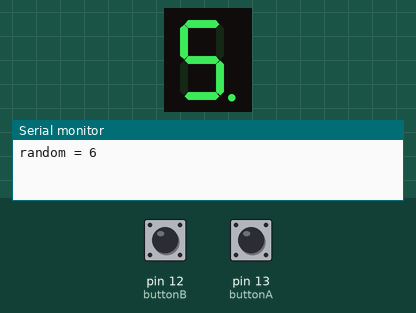
Bench run of a sketch on a simulated Arduino Uno, built with avr-gcc and run on an emulated ATmega328P. Parts: 1-digit seven-segment display, the last lines printed to the serial monitor. Wiring (inferred from the names in the program): 1-digit 7-segment display, segments lit when HIGH: segments pin 11, pin 10, pin 9, pin 8, pin 7, pin 6, pin 5, pin 4. Inputs (shaded band) come from the test bench; at power-on: pin 13 (buttonA) LOW, pin 12 (buttonB) LOW. Random numbers use the default seed unless the sketch sets one; the segment pins are drawn as the display they are named for.

Above: at 1.2 s.
1.3 s: pin 13 (buttonA) pulled HIGH for 3.2 s
At 4.8 s:
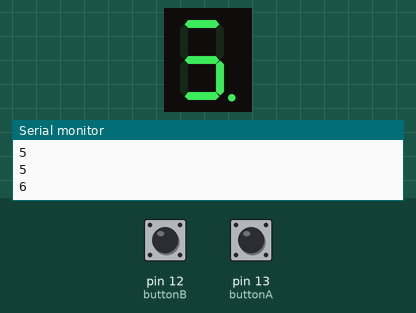
6.0 s: pin 13 (buttonA) pulled HIGH for 0.15 s
At 7.3 s:
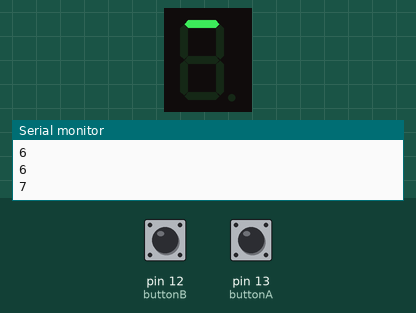
7.6 s: pin 13 (buttonA) pulled HIGH for 1 s
At 8.1 s:
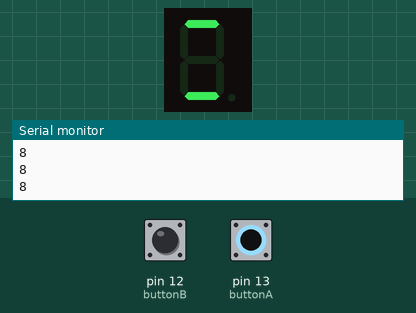
10.1 s: pin 12 (buttonB) pulled HIGH for 0.15 s
At 10.6 s:
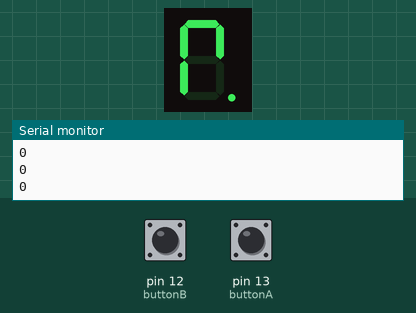
12.7 s: pin 12 (buttonB) pulled HIGH for 3.2 s
Timing chart, 0 to 15.7 s (numbered marks = the images above; inputs shaded):
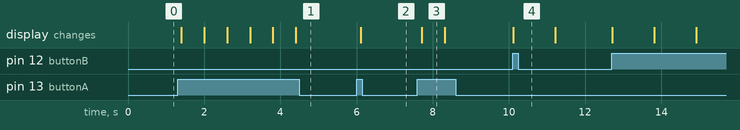

The sketch:

Assignment3.ino
```cpp
int number; // number to display
int bitPattern[9] = {B11101101, B01000011, B01001001, B00101101, B00011001, B00010001, B11001101, B00000001, B00001001};
int bitans[3] = {B10000001, B10010001, B10110011};
#define buttonA 13
#define buttonB 12
const byte numPins = 8;
const int segmentPins[8] = {11, 10 , 9, 8, 7, 6, 5, 4};
int i = 0;
unsigned int pastA = 0;
unsigned int pastB = 0;
int randomNo ;
boolean isBitSet;
void setup () {
  Serial.begin(9600);
  for (int i = 0; i < numPins; i++)
    pinMode(segmentPins[i], OUTPUT);
  pinMode(buttonA, INPUT);
  pinMode(buttonB, INPUT);
  for (int segment = 0; segment < 8; segment++)
  {
    isBitSet = bitRead(bitPattern[0], segment);
    digitalWrite(segmentPins[segment], isBitSet);
  }
  randomSeed(analogRead(A0));
  randomNo  = random(1, 10);
  Serial.println(String("random = ") + randomNo );

}

void switchA() {
  //Serial.println(digitalRead(buttonA));
  if (digitalRead(buttonA) == 1)
  {
    Serial.println(i);
    if (millis() - pastA >= 600)
    {
      pastA = millis();
      i++;
      if (i > 8) i = 0;
      /*
        for (int segment = 0; segment < 8; segment++)
        {
        isBitSet = bitRead(bitPattern[i], segment);
        digitalWrite(segmentPins[segment], isBitSet);
        }
      */
    }
  }
}

void switchB() {
  if (digitalRead(buttonB) == 1)
  {
    if (millis() - pastB >= 400)
    {
      pastB = millis();
      if (i + 1 == randomNo )
      {

        for (int segment = 0; segment < 8; segment++)
        {
          isBitSet = bitRead(bitans[0], segment);
          digitalWrite(segmentPins[segment], isBitSet);
        }
        delay(1000);
        randomNo  = random(1, 10);
        i = 0;
        Serial.println(String("random = ") + randomNo );
      }

      else if (i + 1 > randomNo )
      {

        for (int segment = 0; segment < 8; segment++)
        {
          isBitSet = bitRead(bitans[1], segment);
          digitalWrite(segmentPins[segment], isBitSet);
        }
        delay(1000);
      }
      else if (i + 1 < randomNo )
      {

        for (int segment = 0; segment < 8; segment++)
        {
          isBitSet = bitRead(bitans[2], segment);
          digitalWrite(segmentPins[segment], isBitSet);
        }
        delay(1000);
      }
    }
  }
}

void loop() {
  switchA();
  //Serial.println(i);
  switchB();
  delay(100);
  for (int segment = 0; segment < 8; segment++)
  {
    isBitSet = bitRead(bitPattern[i], segment);
    digitalWrite(segmentPins[segment], isBitSet);
  }
}
```

Measured:
- after the input at 1.3 s, the display: first changes after 0.10 s (image 1 shows a later state)
- after the input at 6.0 s, the display: changes after 0.11 s (image 2)
- after the input at 7.6 s, the display: changes after 0.11 s (image 3)
- after the input at 10.1 s, the display: changes at once (image 4)
- what the display in image 3 shows lasts 0.6 s, from 7.7 s to 8.3 s
